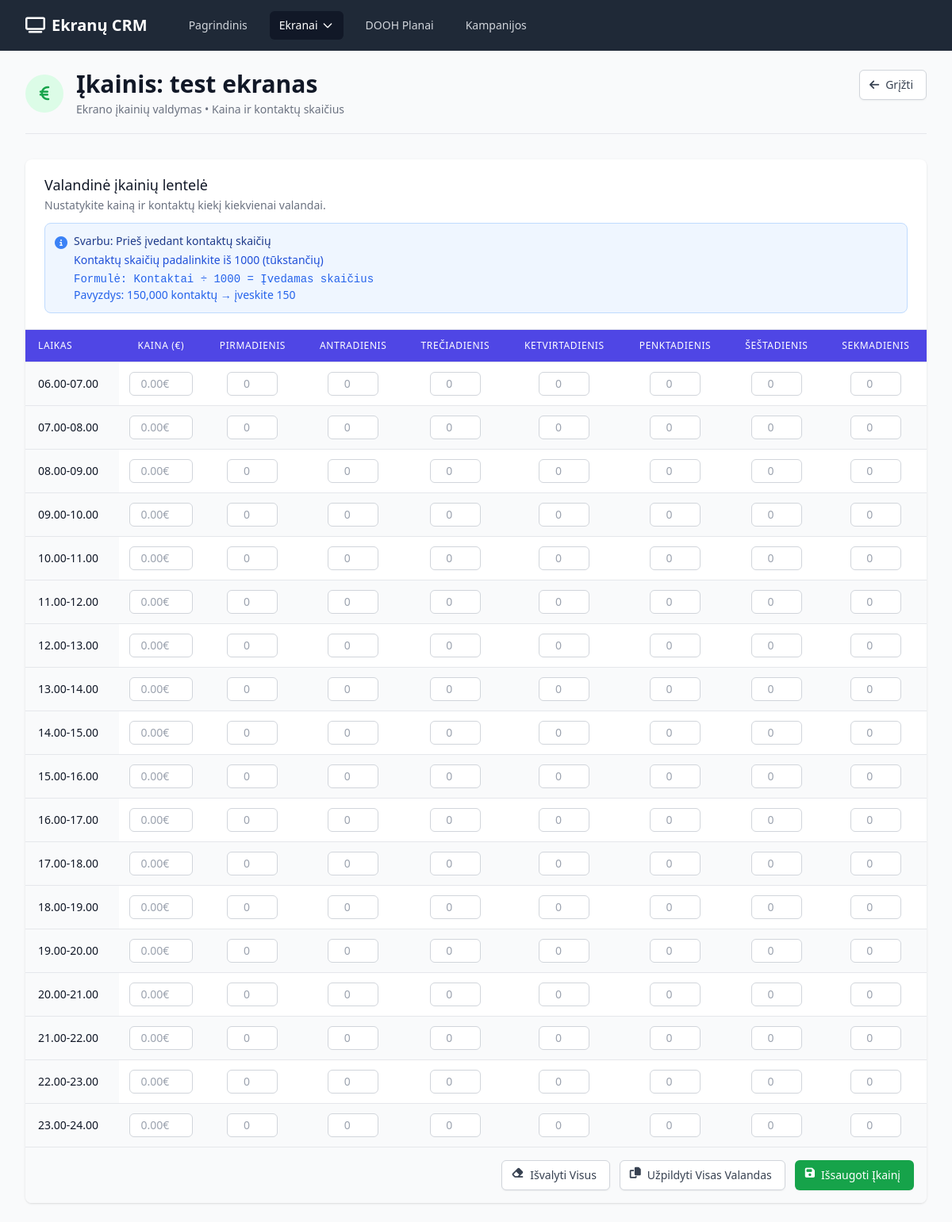
Page /screen/1/pricing on the earlier database version.
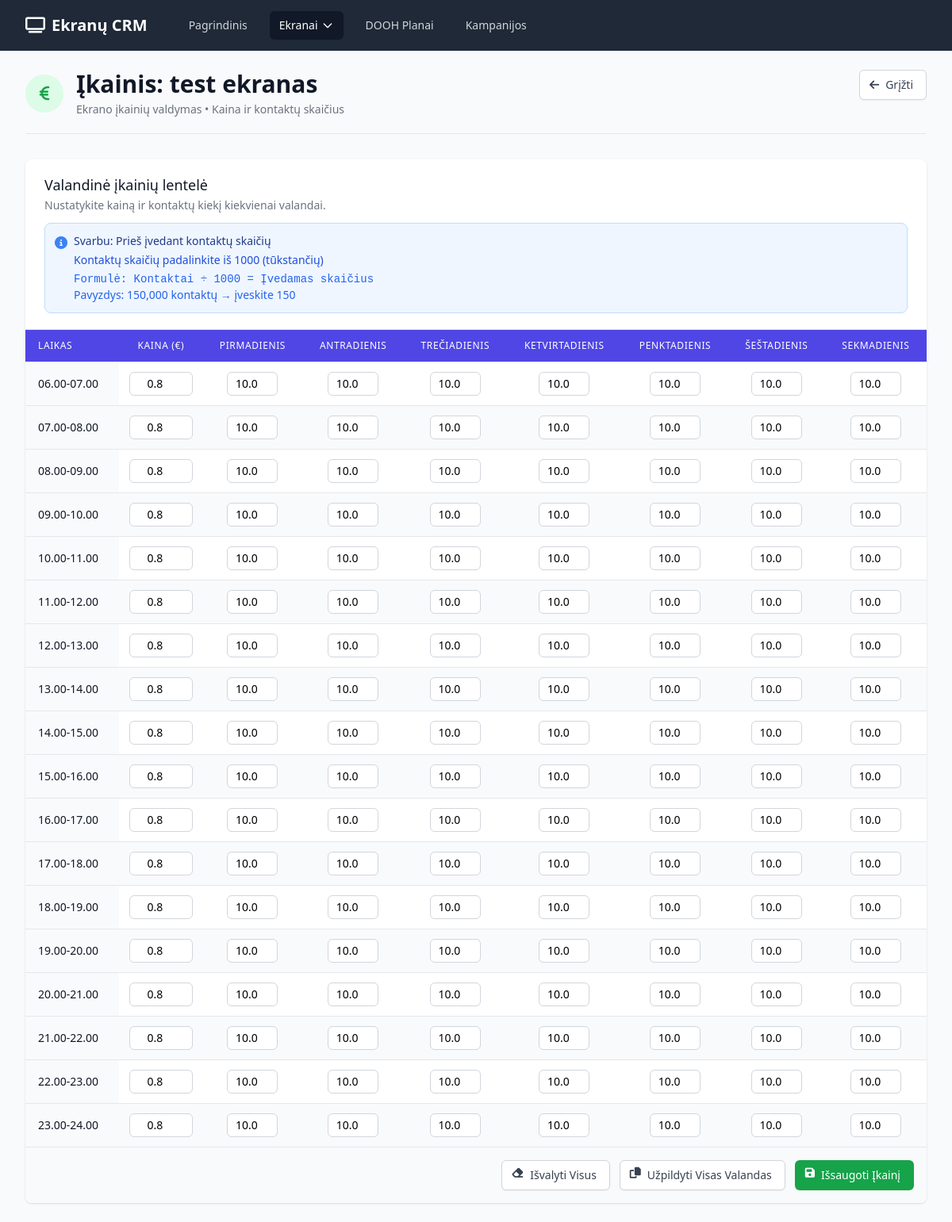
Same page on the later database version.
### app.py (models this page shows)
class ScreenPricing(db.Model):
    id = db.Column(db.Integer, primary_key=True)
    screen_id = db.Column(db.Integer, db.ForeignKey('screen.id'), nullable=False)
    hour = db.Column(db.Integer, nullable=False)  # 0-23
    price = db.Column(db.Float)  # Single price field
    contacts_mon = db.Column(db.Float)
    contacts_tue = db.Column(db.Float)
    contacts_wed = db.Column(db.Float)
    contacts_thu = db.Column(db.Float)
    contacts_fri = db.Column(db.Float)
    contacts_sat = db.Column(db.Float)
    contacts_sun = db.Column(db.Float)
    __table_args__ = (db.UniqueConstraint('screen_id', 'hour'),)

### app.py (the view, shortened to what this page needs)
@app.route('/screen/<int:id>/pricing', methods=['GET', 'POST'])
def screen_pricing(id):
    screen = Screen.query.get_or_404(id)
    pricing_data = {}
    for pricing in screen.pricing_hours:
        pricing_data[pricing.hour] = {
            'price': pricing.price,
            'contacts_mon': pricing.contacts_mon,
            'contacts_tue': pricing.contacts_tue,
            'contacts_wed': pricing.contacts_wed,
            'contacts_thu': pricing.contacts_thu,
            'contacts_fri': pricing.contacts_fri,
            'contacts_sat': pricing.contacts_sat,
            'contacts_sun': pricing.contacts_sun
        }
    return render_template('screen_pricing.html', screen=screen, pricing_data=pricing_data)

### templates/screen_pricing.html (shortened to what the changed rows need)
{% extends "base.html" %}
{% block content %}
<div class="pb-5 border-b border-gray-200 mb-8">
    <div class="flex justify-between items-start">
        <div class="flex items-center">
            <div>
                <h1 class="text-3xl font-bold text-gray-900">Įkainis: {{ screen.name }}</h1>
            </div>
        </div>
    </div>
</div>
<div class="bg-white shadow overflow-hidden sm:rounded-lg">
    <div class="border-t border-gray-200">
        <form method="POST">
            <div class="overflow-x-auto">
                <table class="min-w-full divide-y divide-gray-200">
                    <thead class="bg-indigo-600">
                        <tr>
                            <th scope="col" class="px-4 py-3 text-left text-xs font-medium text-white uppercase tracking-wider">Laikas</th>
                            <th scope="col" class="px-4 py-3 text-center text-xs font-medium text-white uppercase tracking-wider">Kaina (€)</th>
                            <th scope="col" class="px-4 py-3 text-center text-xs font-medium text-white uppercase tracking-wider">Pirmadienis</th>
                            <th scope="col" class="px-4 py-3 text-center text-xs font-medium text-white uppercase tracking-wider">Antradienis</th>
                            <th scope="col" class="px-4 py-3 text-center text-xs font-medium text-white uppercase tracking-wider">Trečiadienis</th>
                            <th scope="col" class="px-4 py-3 text-center text-xs font-medium text-white uppercase tracking-wider">Ketvirtadienis</th>
                            <th scope="col" class="px-4 py-3 text-center text-xs font-medium text-white uppercase tracking-wider">Penktadienis</th>
                            <th scope="col" class="px-4 py-3 text-center text-xs font-medium text-white uppercase tracking-wider">Šeštadienis</th>
                            <th scope="col" class="px-4 py-3 text-center text-xs font-medium text-white uppercase tracking-wider">Sekmadienis</th>
                        </tr>
                    </thead>
                    <tbody class="bg-white divide-y divide-gray-200">
                        {% for hour in range(6, 24) %}
                        <tr class="{% if loop.index0 % 2 == 0 %}bg-white{% else %}bg-gray-50{% endif %}">
                            <td class="px-4 py-3 whitespace-nowrap text-sm font-medium text-gray-900 bg-gray-50">
                                {{ "%02d"|format(hour) }}.00-{{ "%02d"|format(hour + 1) }}.00
                            </td>
                            <td class="px-2 py-3 whitespace-nowrap text-center">
                                <input type="number"
                                       class="w-20 px-2 py-1 text-sm text-center border border-gray-300 rounded-md focus:ring-indigo-500 focus:border-indigo-500"
                                       min="0"
                                       step="0.01"
                                       name="price_{{ hour }}"
                                       value="{{ pricing_data.get(hour, {}).get('price', '') }}"
                                       placeholder="0.00€">
                            </td>
                            <td class="px-2 py-3 whitespace-nowrap text-center">
                                <input type="number"
                                       class="w-16 px-2 py-1 text-sm text-center border border-gray-300 rounded-md focus:ring-indigo-500 focus:border-indigo-500"
                                       min="0"
                                       step="0.001"
                                       name="contacts_{{ hour }}_mon"
                                       value="{{ pricing_data.get(hour, {}).get('contacts_mon', '') }}"
                                       placeholder="0"
                                       title="Kontaktai tūkstančiais">
                            </td>
                            <td class="px-2 py-3 whitespace-nowrap text-center">
                                <input type="number"
                                       class="w-16 px-2 py-1 text-sm text-center border border-gray-300 rounded-md focus:ring-indigo-500 focus:border-indigo-500"
                                       min="0"
                                       step="0.001"
                                       name="contacts_{{ hour }}_tue"
                                       value="{{ pricing_data.get(hour, {}).get('contacts_tue', '') }}"
                                       placeholder="0"
                                       title="Kontaktai tūkstančiais">
                            </td>
                            <td class="px-2 py-3 whitespace-nowrap text-center">
                                <input type="number"
                                       class="w-16 px-2 py-1 text-sm text-center border border-gray-300 rounded-md focus:ring-indigo-500 focus:border-indigo-500"
                                       min="0"
                                       step="0.001"
                                       name="contacts_{{ hour }}_wed"
                                       value="{{ pricing_data.get(hour, {}).get('contacts_wed', '') }}"
                                       placeholder="0"
                                       title="Kontaktai tūkstančiais">
                            </td>
                            <td class="px-2 py-3 whitespace-nowrap text-center">
                                <input type="number"
                                       class="w-16 px-2 py-1 text-sm text-center border border-gray-300 rounded-md focus:ring-indigo-500 focus:border-indigo-500"
                                       min="0"
                                       step="0.001"
                                       name="contacts_{{ hour }}_thu"
                                       value="{{ pricing_data.get(hour, {}).get('contacts_thu', '') }}"
                                       placeholder="0"
                                       title="Kontaktai tūkstančiais">
                            </td>
                            <td class="px-2 py-3 whitespace-nowrap text-center">
                                <input type="number"
                                       class="w-16 px-2 py-1 text-sm text-center border border-gray-300 rounded-md focus:ring-indigo-500 focus:border-indigo-500"
                                       min="0"
                                       step="0.001"
                                       name="contacts_{{ hour }}_fri"
                                       value="{{ pricing_data.get(hour, {}).get('contacts_fri', '') }}"
                                       placeholder="0"
                                       title="Kontaktai tūkstančiais">
                            </td>
                            <td class="px-2 py-3 whitespace-nowrap text-center">
                                <input type="number"
                                       class="w-16 px-2 py-1 text-sm text-center border border-gray-300 rounded-md focus:ring-indigo-500 focus:border-indigo-500"
                                       min="0"
                                       step="0.001"
                                       name="contacts_{{ hour }}_sat"
                                       value="{{ pricing_data.get(hour, {}).get('contacts_sat', '') }}"
                                       placeholder="0"
                                       title="Kontaktai tūkstančiais">
                            </td>
                            <td class="px-2 py-3 whitespace-nowrap text-center">
                                <input type="number"
                                       class="w-16 px-2 py-1 text-sm text-center border border-gray-300 rounded-md focus:ring-indigo-500 focus:border-indigo-500"
                                       min="0"
                                       step="0.001"
                                       name="contacts_{{ hour }}_sun"
                                       value="{{ pricing_data.get(hour, {}).get('contacts_sun', '') }}"
                                       placeholder="0"
                                       title="Kontaktai tūkstančiais">
                            </td>
                        </tr>
                        {% endfor %}
                    </tbody>
                </table>
            </div>
        </form>
    </div>
</div>
{% endblock %}

Differences in the rows shown:
now on this page (row edited): ScreenPricing: get "0.8", get "10.0", get "10.0", get "10.0", get "10.0", get "10.0", get "10.0", get "10.0"
now on this page (row edited): ScreenPricing: get "0.8", get "10.0", get "10.0", get "10.0", get "10.0", get "10.0", get "10.0", get "10.0"
now on this page (row edited): ScreenPricing: get "0.8", get "10.0", get "10.0", get "10.0", get "10.0", get "10.0", get "10.0", get "10.0"
now on this page (row edited): ScreenPricing: get "0.8", get "10.0", get "10.0", get "10.0", get "10.0", get "10.0", get "10.0", get "10.0"
now on this page (row edited): ScreenPricing: get "0.8", get "10.0", get "10.0", get "10.0", get "10.0", get "10.0", get "10.0", get "10.0"
now on this page (row edited): ScreenPricing: get "0.8", get "10.0", get "10.0", get "10.0", get "10.0", get "10.0", get "10.0", get "10.0"
now on this page (row edited): ScreenPricing: get "0.8", get "10.0", get "10.0", get "10.0", get "10.0", get "10.0", get "10.0", get "10.0"
now on this page (row edited): ScreenPricing: get "0.8", get "10.0", get "10.0", get "10.0", get "10.0", get "10.0", get "10.0", get "10.0"
now on this page (row edited): ScreenPricing: get "0.8", get "10.0", get "10.0", get "10.0", get "10.0", get "10.0", get "10.0", get "10.0"
now on this page (row edited): ScreenPricing: get "0.8", get "10.0", get "10.0", get "10.0", get "10.0", get "10.0", get "10.0", get "10.0"
now on this page (row edited): ScreenPricing: get "0.8", get "10.0", get "10.0", get "10.0", get "10.0", get "10.0", get "10.0", get "10.0"
now on this page (row edited): ScreenPricing: get "0.8", get "10.0", get "10.0", get "10.0", get "10.0", get "10.0", get "10.0", get "10.0"
now on this page (row edited): ScreenPricing: get "0.8", get "10.0", get "10.0", get "10.0", get "10.0", get "10.0", get "10.0", get "10.0"
now on this page (row edited): ScreenPricing: get "0.8", get "10.0", get "10.0", get "10.0", get "10.0", get "10.0", get "10.0", get "10.0"
now on this page (row edited): ScreenPricing: get "0.8", get "10.0", get "10.0", get "10.0", get "10.0", get "10.0", get "10.0", get "10.0"
now on this page (row edited): ScreenPricing: get "0.8", get "10.0", get "10.0", get "10.0", get "10.0", get "10.0", get "10.0", get "10.0"
now on this page (row edited): ScreenPricing: get "0.8", get "10.0", get "10.0", get "10.0", get "10.0", get "10.0", get "10.0", get "10.0"
now on this page (row edited): ScreenPricing: get "0.8", get "10.0", get "10.0", get "10.0", get "10.0", get "10.0", get "10.0", get "10.0"
